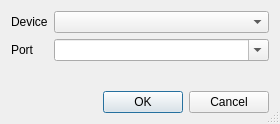
<?xml version="1.0" encoding="UTF-8"?>
<ui version="4.0">
 <class>RadioDialog</class>
 <widget class="QDialog" name="RadioDialog">
  <property name="geometry">
   <rect>
    <x>0</x>
    <y>0</y>
    <width>280</width>
    <height>124</height>
   </rect>
  </property>
  <property name="sizePolicy">
   <sizepolicy hsizetype="Fixed" vsizetype="Fixed">
    <horstretch>0</horstretch>
    <verstretch>0</verstretch>
   </sizepolicy>
  </property>
  <property name="windowTitle">
   <string>Radio Settings</string>
  </property>
  <property name="sizeGripEnabled">
   <bool>true</bool>
  </property>
  <layout class="QVBoxLayout" name="verticalLayout">
   <item>
    <layout class="QFormLayout" name="formLayout">
     <item row="0" column="0">
      <widget class="QLabel" name="label">
       <property name="text">
        <string>Device</string>
       </property>
      </widget>
     </item>
     <item row="0" column="1">
      <widget class="QComboBox" name="comboBox">
       <property name="sizePolicy">
        <sizepolicy hsizetype="Expanding" vsizetype="Fixed">
         <horstretch>0</horstretch>
         <verstretch>0</verstretch>
        </sizepolicy>
       </property>
      </widget>
     </item>
     <item row="1" column="0">
      <widget class="QLabel" name="label_2">
       <property name="text">
        <string>Port</string>
       </property>
      </widget>
     </item>
     <item row="1" column="1">
      <widget class="QComboBox" name="comboBox_2">
       <property name="sizePolicy">
        <sizepolicy hsizetype="Expanding" vsizetype="Fixed">
         <horstretch>0</horstretch>
         <verstretch>0</verstretch>
        </sizepolicy>
       </property>
       <property name="editable">
        <bool>true</bool>
       </property>
       <property name="frame">
        <bool>true</bool>
       </property>
      </widget>
     </item>
    </layout>
   </item>
   <item>
    <widget class="QDialogButtonBox" name="buttonBox">
     <property name="orientation">
      <enum>Qt::Horizontal</enum>
     </property>
     <property name="standardButtons">
      <set>QDialogButtonBox::Cancel|QDialogButtonBox::Ok</set>
     </property>
    </widget>
   </item>
  </layout>
 </widget>
 <resources/>
 <connections>
  <connection>
   <sender>buttonBox</sender>
   <signal>accepted()</signal>
   <receiver>RadioDialog</receiver>
   <slot>accept()</slot>
   <hints>
    <hint type="sourcelabel">
     <x>248</x>
     <y>254</y>
    </hint>
    <hint type="destinationlabel">
     <x>157</x>
     <y>274</y>
    </hint>
   </hints>
  </connection>
  <connection>
   <sender>buttonBox</sender>
   <signal>rejected()</signal>
   <receiver>RadioDialog</receiver>
   <slot>reject()</slot>
   <hints>
    <hint type="sourcelabel">
     <x>316</x>
     <y>260</y>
    </hint>
    <hint type="destinationlabel">
     <x>286</x>
     <y>274</y>
    </hint>
   </hints>
  </connection>
 </connections>
</ui>
